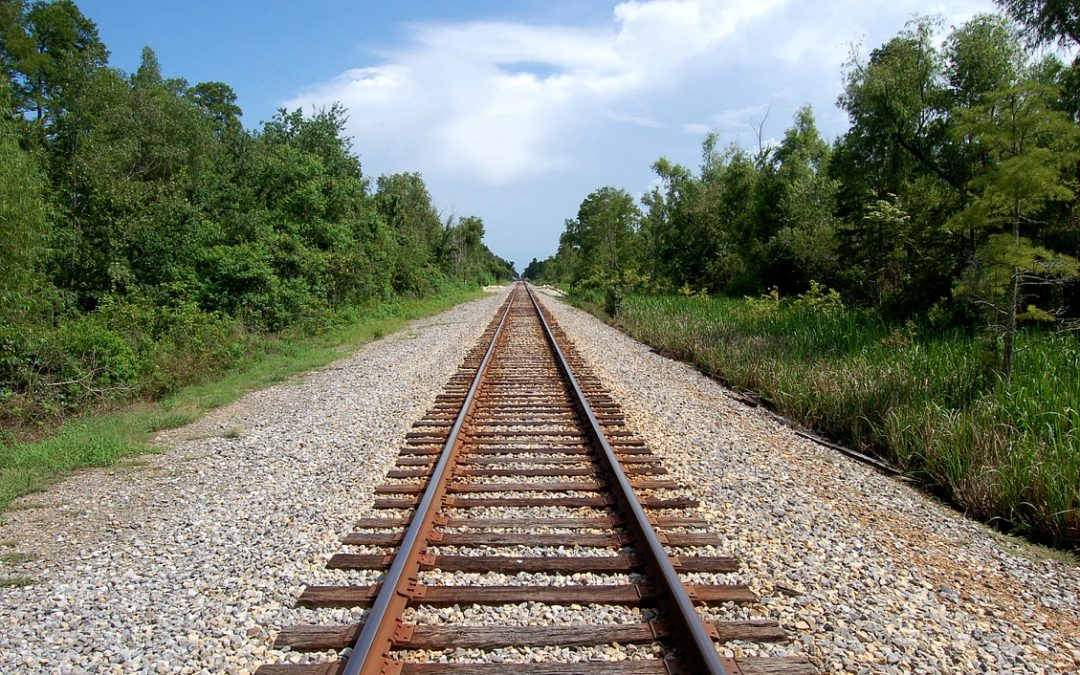
//> input picture edge-detection/Fig2.jpg, 1080 x 675 px
$ ./exc3   (built with g++ and OpenCV 4)
//> lines starting //> are read from the running program, lines starting //| are printed output that depends on the picture; after the words box and inside, x2 and y2 are one past the last pixel; in counts of white or black regions, pixels touching at a corner belong together
#include <opencv2/highgui/highgui.hpp>
#include <opencv2/core/core.hpp>
#include <opencv2/imgproc/imgproc.hpp>
#include <iostream>
using namespace cv;
using namespace std;

// calculate histogram of image & show it:--------------------------------------------------------------------
void histShow(Mat hist, String name, Mat &histImg)
{
	double maxVal = 0;
	double minVal = 0;
	minMaxLoc(hist, &minVal, &maxVal, 0, 0);

	int histSize[] = { 256 };
	int hpt = static_cast<int>(0.9*histSize[0]);

	for (int h = 0; h < histSize[0]; h++)
	{
		float binVal = (hist.at<float>(h)*hpt) / maxVal;
		line(histImg, Point(h, histSize[0]), Point(h, histSize[0] - binVal), Scalar::all(0));

	}
}

// make a lookup table which equilizes the intensity:----------------------------------------------------------
Mat stretch(Mat &hist) {
	int histSize[] = { 256 };

// find left & right extremity of the histogram
	int imin = 0;
	for (; imin < histSize[0]; imin++) {
		if (hist.at<float>(imin) > 0)
		break;
	}
	int imax = histSize[0] - 1;
	for (; imax >= 0; imax--) {
		if (hist.at<float>(imax) > 0)
		break;
	}

// Create lookup table:
	int dims[1] = { 256 };
	MatND lookup(1, dims, CV_8U);
	for (int i = 0; i<256; i++) {
		if (i < imin) lookup.at<uchar>(i) = 0;
		else if (i > imax) lookup.at<uchar>(i) = 255;
		else lookup.at<uchar>(i) = static_cast<uchar>(255.0*(i - imin) / (imax - imin) + 0.5);
	}

	return lookup;
}

int main()
{
	//reading and showing an image------------------------------------------------------------------------------
	Mat im = imread("fig2.jpg",0);
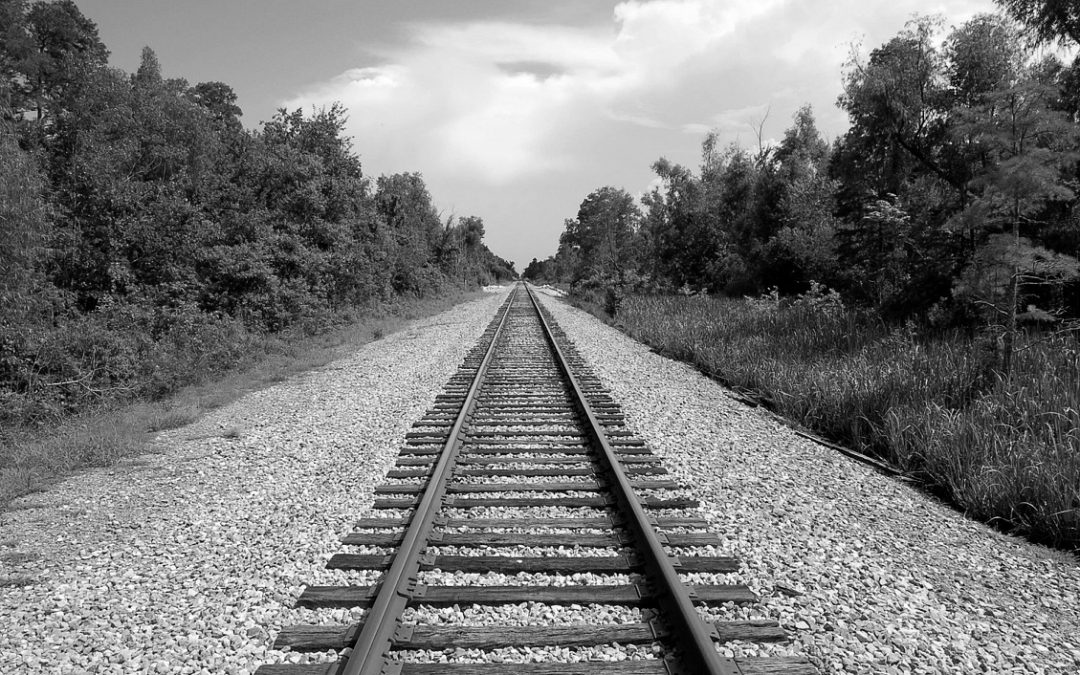
//> im: 675 rows x 1080 cols, CV_8UC1; min 0, max 255, mean 120.2
	imshow("fig2", im);
	waitKey(10);

	//claculating image histogram-------------------------------------------------------------------------------
	int narrays = 1;
	int channels[] = { 0 };
	Mat hist;
	int dims = 1;
	int histSize[] = { 256 };
	float hranges[] = { 0.0, 255.0 };
	const float *ranges[] = { hranges };
	calcHist(&im, narrays, channels, Mat(), hist, dims, histSize, ranges);
//> hist = 256 values, max 5071 at index 201, min 0 at index 255, mean 2846.3
	string name= "image hist";
	Mat histImage(histSize[0], histSize[0], CV_8U, Scalar(255));
	histShow(hist,name,histImage);
//> in histShow, `minMaxLoc(hist, &minVal, &maxVal, 0, 0);`: maxVal = 5071
//> the loop in histShow, `for (int h = 0; h < histSize[0]; h++)` made 256 passes
//> binVal on passes 1 to 3: 127.6, 61.68, 65.4
//> after the loop in histShow, `for (int h = 0; h < histSize[0]; h++)`:
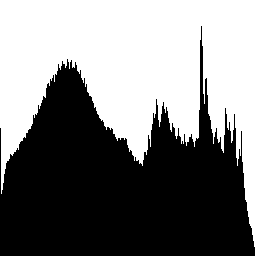
//> histImg: 256 rows x 256 cols, CV_8UC1; 49.4% white; 1 white region, box (x1, y1, x2, y2) and area: (0, 0, 256, 256) 32360
	imshow(name, histImage);
	imwrite("histImage.jpg",histImage);

	// Apply lookup table & equalize------------------------------------------------------------------------------
	Mat lookup = stretch(hist);
//> after the loop in stretch, `for (; imin < histSize[0]; imin++)`: imin = 0
//> after the loop in stretch, `for (; imax >= 0; imax--)`: imax = 254
//> after the loop in stretch, `for (int i = 0; i<256; i++)`: lookup = 256 values from 0 to 255
//> lookup = 256 values from 0 to 255
	Mat Result;
  LUT(im, lookup, Result);
	namedWindow("Result");
	imshow("Result", Result);
	cv::imwrite("resultequalize.jpg",Result);

	//calculate new histogram:-------------------------------------------------------------------------------------
	Mat Resulthist;
	calcHist(&Result, narrays, channels, Mat(), Resulthist, dims, histSize, ranges);
//> Resulthist = 256 values, max 5071 at index 202, min 0 at index 127, mean 2845.6
	name = "result hist";
	Mat histResult(histSize[0], histSize[0], CV_8U, Scalar(255));
	histShow(Resulthist, name, histResult);
//> call 2 of histShow, with name = "result hist"
//> the loop in histShow (call 2), `for (int h = 0; h < histSize[0]; h++)` made 256 passes
//> after the loop in histShow (call 2), `for (int h = 0; h < histSize[0]; h++)`:
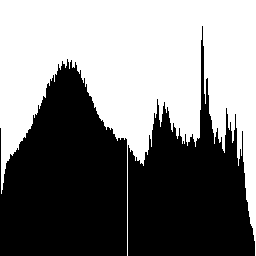
//> histImg: 256 rows x 256 cols, CV_8UC1; 49.4% white; 1 white region, box (x1, y1, x2, y2) and area: (0, 0, 256, 256) 32369
	imshow(name, histResult);
	imwrite("histResult.jpg",histResult);

	waitKey(0);
}

$ run again, with edge-detection/Fig1.jpg copied over edge-detection/Fig2.jpg
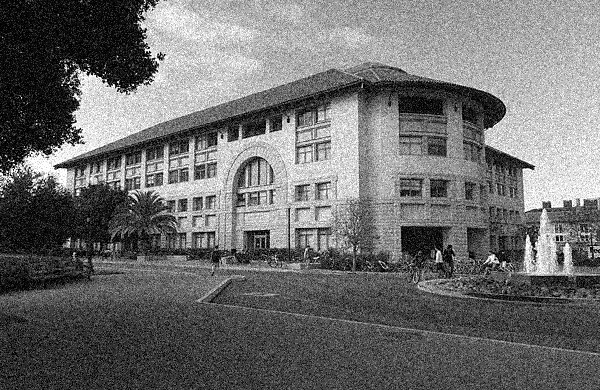
//> input picture edge-detection/Fig1.jpg, 600 x 390 px
//> im is the input picture: 390 rows x 600 cols, CV_8UC1; min 0, max 255, mean 110.1
//> hist = 256 values, max 5010 at index 0, min 0 at index 255, mean 907.2
//> maxVal = 5010
//> the loop in histShow, `for (int h = 0; h < histSize[0]; h++)` made 256 passes
//> binVal on passes 1 to 3: 230, 55.55, 56.79
//> after the loop in histShow, `for (int h = 0; h < histSize[0]; h++)`:
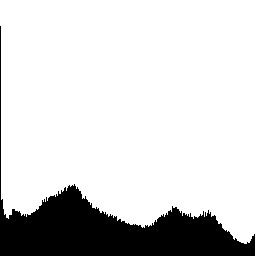
//> histImg: 256 rows x 256 cols, CV_8UC1; 83.5% white; 1 black region, box (x1, y1, x2, y2) and area: (0, 26, 255, 256) 10788
//> after the loop in stretch, `for (; imin < histSize[0]; imin++)`: imin = 0
//> after the loop in stretch, `for (; imax >= 0; imax--)`: imax = 254
//> after the loop in stretch, `for (int i = 0; i<256; i++)`: lookup = 256 values from 0 to 255
//> Resulthist = 256 values, max 5010 at index 0, min 0 at index 127, mean 905.4
//> the loop in histShow (call 2), `for (int h = 0; h < histSize[0]; h++)` made 256 passes
//> after the loop in histShow (call 2), `for (int h = 0; h < histSize[0]; h++)`:
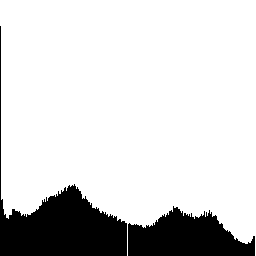
//> histImg: 256 rows x 256 cols, CV_8UC1; 83.6% white; 2 black regions, box (x1, y1, x2, y2) and area: (0, 26, 127, 256) 6572, (128, 206, 255, 256) 4194

$ run again, with edge-detection/Fig4.jpg copied over edge-detection/Fig2.jpg
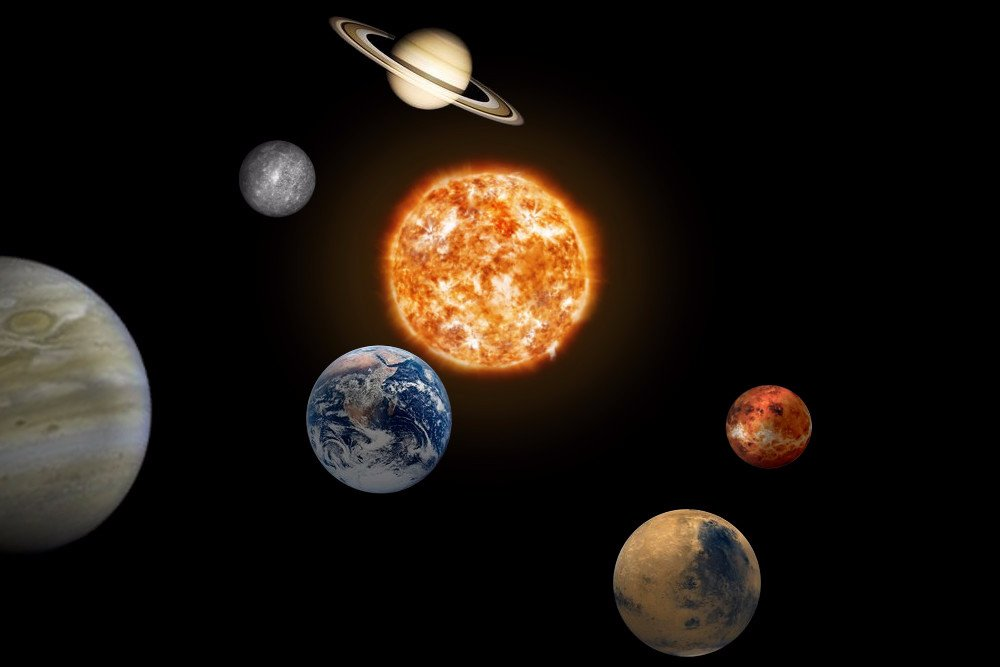
//> input picture edge-detection/Fig4.jpg, 1000 x 667 px
//> `Mat im = imread("fig2.jpg",0);`:
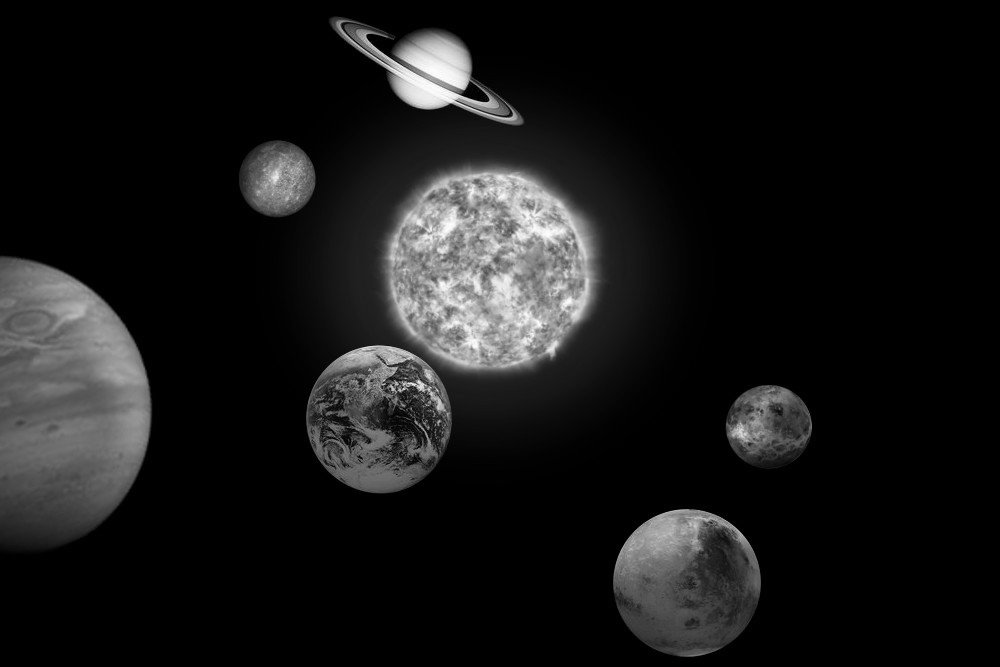
//> im: 667 rows x 1000 cols, CV_8UC1; min 0, max 255, mean 23.7
//> hist = 256 values, max 437269 at index 0, min 0 at index 255, mean 2605.3
//> maxVal = 437269
//> the loop in histShow, `for (int h = 0; h < histSize[0]; h++)` made 256 passes
//> binVal on passes 1 to 3: 230, 8.84, 4.66
//> after the loop in histShow, `for (int h = 0; h < histSize[0]; h++)`:
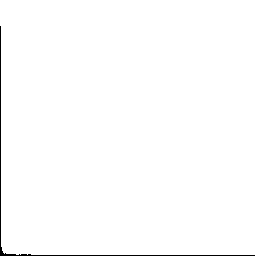
//> histImg: 256 rows x 256 cols, CV_8UC1; 99.2% white; black in thin lines or dots, all inside (x1, y1, x2, y2) = (0, 26, 255, 256)
//> after the loop in stretch, `for (; imin < histSize[0]; imin++)`: imin = 0
//> after the loop in stretch, `for (; imax >= 0; imax--)`: imax = 254
//> after the loop in stretch, `for (int i = 0; i<256; i++)`: lookup = 256 values from 0 to 255
//> Resulthist = 256 values, max 437269 at index 0, min 0 at index 127, mean 2605.3
//> the loop in histShow (call 2), `for (int h = 0; h < histSize[0]; h++)` made 256 passes
